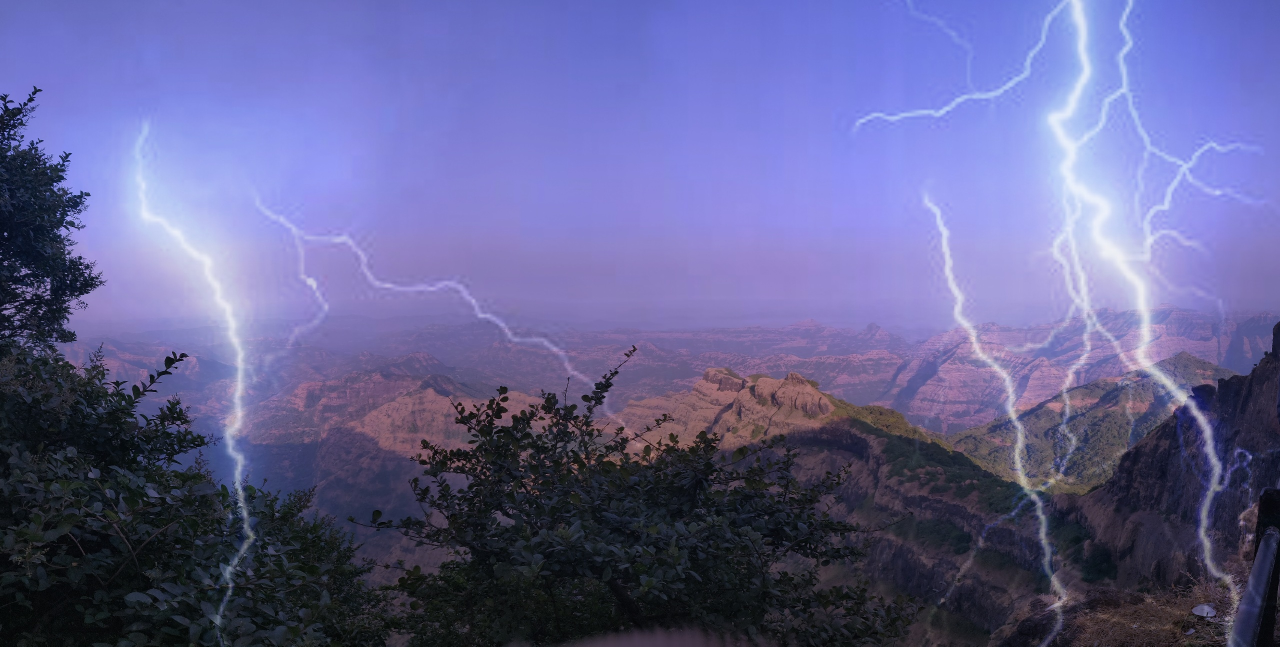
#> input picture imgs/edited.jpg, 2560 x 1293 px (shown at 1/2 size)
$ python -i helper.py   (imports and definitions only)
#> lines starting #> are read from the running program, lines starting #| are printed output that depends on the picture
import os
import cv2
from PIL import Image, ImageChops, ImageEnhance
import numpy as np

def convert_to_ela_image(path, quality):
#> called with path = 'imgs/edited.jpg', quality = 90
    temp_filename = 'temp_file_name.jpg'
    ela_filename = 'temp_ela.png'
    image = Image.open(path).convert('RGB')
#> image is the input picture: PIL image 2560x1293 RGB; mean R, G, B 98.7, 97.8, 146.1
    image.save(temp_filename, 'JPEG', quality = quality)
    temp_image = Image.open(temp_filename)

    ela_image = ImageChops.difference(image, temp_image)

    extrema = ela_image.getextrema()
#> extrema = ((0, 22), (0, 22), (0, 29))
    max_diff = sum([ex[1] for ex in extrema])/3
#> max_diff = 24.33
    if max_diff == 0:
        max_diff = 1

    scale = 255.0 / max_diff
#> scale = 10.48
    ela_image = ImageEnhance.Brightness(ela_image).enhance(scale)
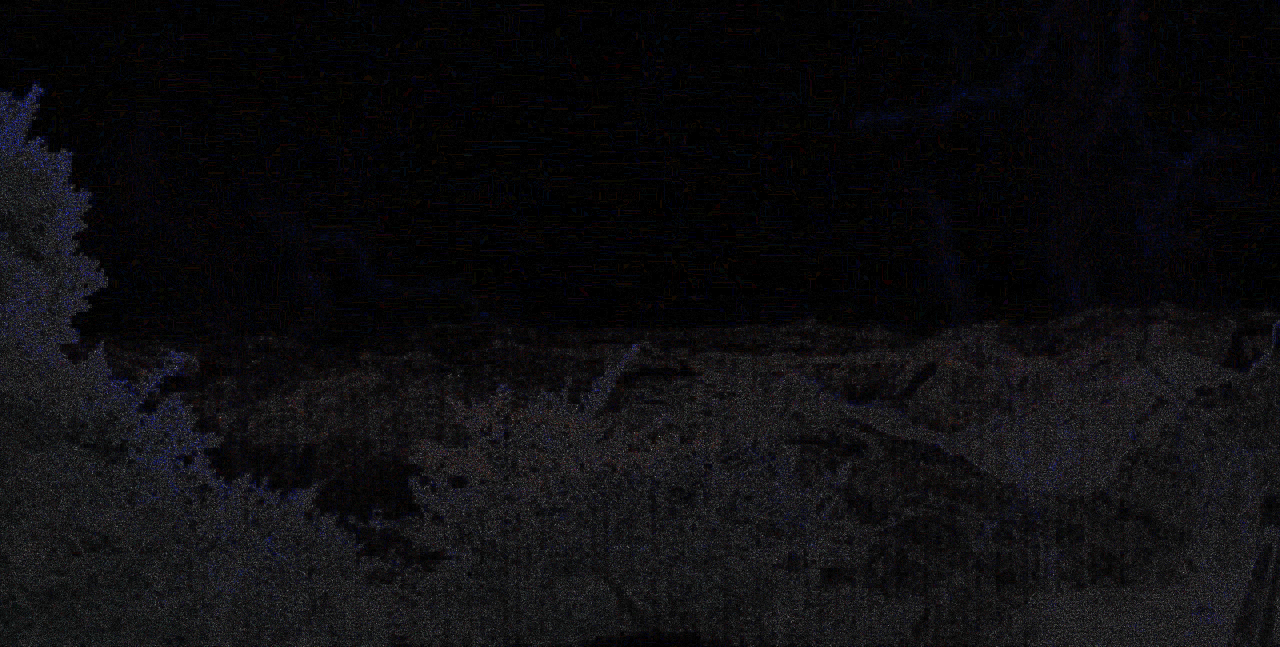
#> ela_image: PIL image 2560x1293 RGB (shown at 1/2 size); mean R, G, B 13.2, 12.7, 14.9

    return ela_image

def prepare_image_for_ela(image_path):
    try:
        img = np.array(convert_to_ela_image(image_path, 90).resize((224, 224))).flatten() / 255.0
        img = img.reshape(224, 224, 3)
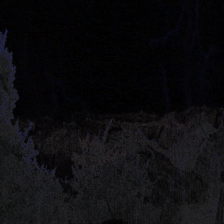
#> img: shape (224, 224, 3) float64; mean of channels 0, 1, 2 0.0517, 0.0497, 0.0586; drawn as R, G, B
        return img
    except Exception as e:
        print("Error occurred while processing image:", e)
        return None

def prerpare_img_for_weather(image_path):
    img = np.array(Image.open(image_path).convert('RGB').resize((128,128)))/255.0
    img = img.reshape(128,128,3)
    return np.expand_dims(img, axis=0)

>>> result = prepare_image_for_ela('imgs/edited.jpg')

$ run again, on imgs/imageedit_11_8859721302.jpg
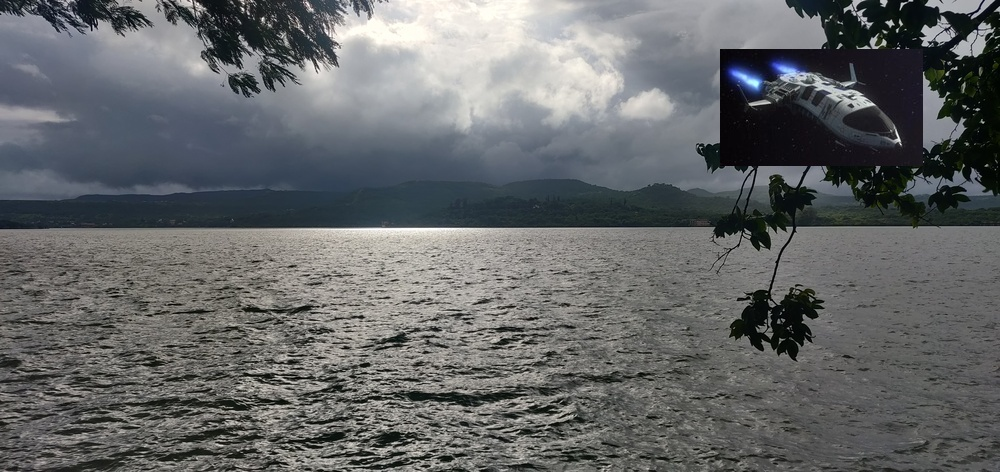
#> input picture imgs/imageedit_11_8859721302.jpg, 1000 x 472 px
#> in convert_to_ela_image, image is the input picture: PIL image 1000x472 RGB; mean R, G, B 101.2, 103.5, 104.7
#> in convert_to_ela_image, `ela_image = ImageChops.difference(image, temp_image)`:
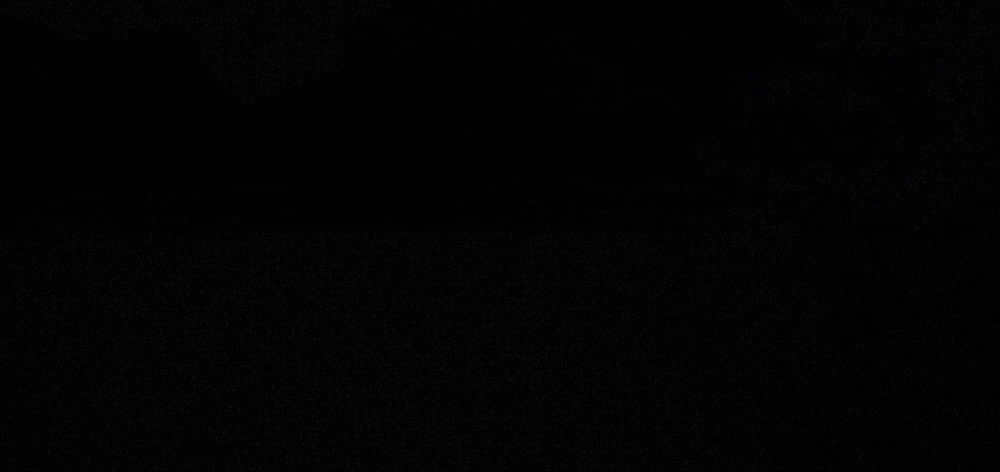
#> ela_image: PIL image 1000x472 RGB; mean R, G, B 2.3, 2.2, 2.4
#> extrema = ((0, 21), (0, 21), (0, 21))
#> max_diff = 21
#> scale = 12.14
#> in prepare_image_for_ela, `img = img.reshape(224, 224, 3)`:
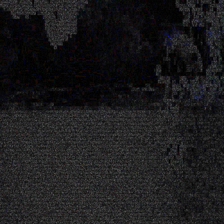
#> img: shape (224, 224, 3) float64; mean of channels 0, 1, 2 0.107, 0.106, 0.111; drawn as R, G, B
